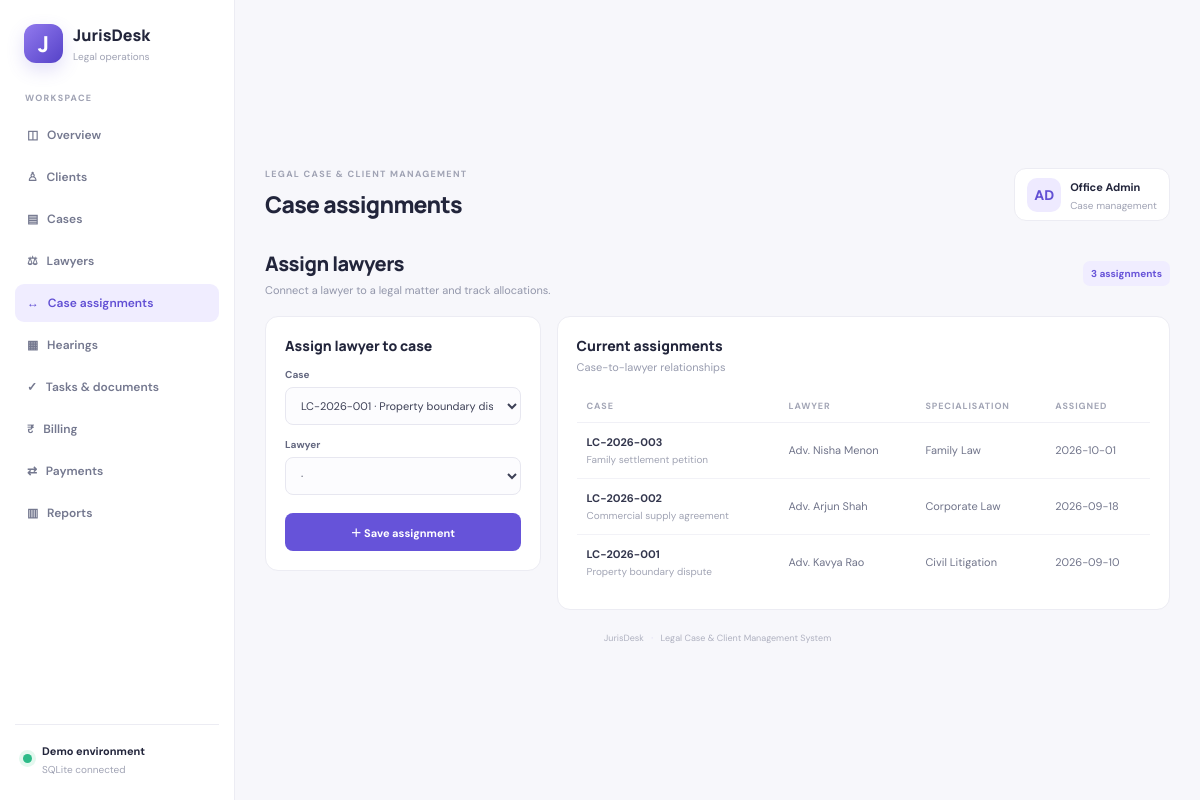
The app's page /assignments with its own data.
### tables this page shows
CREATE TABLE assignments(
          id INTEGER PRIMARY KEY AUTOINCREMENT, case_id INTEGER NOT NULL, lawyer_id INTEGER NOT NULL,
          assigned_on TEXT NOT NULL, UNIQUE(case_id,lawyer_id),
          FOREIGN KEY(case_id) REFERENCES cases(id) ON DELETE CASCADE,
          FOREIGN KEY(lawyer_id) REFERENCES lawyers(id)
        );

CREATE TABLE cases(
          id INTEGER PRIMARY KEY AUTOINCREMENT, case_number TEXT NOT NULL UNIQUE,
          title TEXT NOT NULL, client_id INTEGER NOT NULL, case_type_id INTEGER NOT NULL,
          court_id INTEGER, status TEXT NOT NULL DEFAULT 'Open',
          opened_on TEXT NOT NULL, description TEXT,
          FOREIGN KEY(client_id) REFERENCES clients(id),
          FOREIGN KEY(case_type_id) REFERENCES case_types(id),
          FOREIGN KEY(court_id) REFERENCES courts(id)
        );

CREATE TABLE lawyers(
          id INTEGER PRIMARY KEY AUTOINCREMENT, name TEXT NOT NULL, specialization TEXT NOT NULL,
          email TEXT, hourly_rate REAL NOT NULL DEFAULT 1000 CHECK(hourly_rate>=0)
        );

### app.py (the view, shortened to what this page needs)
@app.route("/assignments",methods=["GET","POST"])
def assignments():
    with db() as con:
        cases_list=con.execute("SELECT id,case_number,title FROM cases ORDER BY case_number").fetchall()
        lawyers_list=con.execute("SELECT * FROM lawyers ORDER BY name").fetchall()
        rows=con.execute("""SELECT a.id,c.case_number,c.title,l.name lawyer,l.specialization,a.assigned_on FROM assignments a
          JOIN cases c ON c.id=a.case_id JOIN lawyers l ON l.id=a.lawyer_id ORDER BY a.id DESC""").fetchall()
    return render_template("assignments.html",cases=cases_list,lawyers=lawyers_list,rows=rows)

### app.py (called while the page is built)
def db():
    con = sqlite3.connect(DB)
    con.row_factory = sqlite3.Row
    con.execute("PRAGMA foreign_keys=ON")
    return con

### templates/assignments.html
{% extends "base.html" %}{% set heading="Case assignments" %}{% block content %}<div class="intro"><div><h2>Assign lawyers</h2><p>Connect a lawyer to a legal matter and track allocations.</p></div><span class="pill">{{rows|length}} assignments</span></div><div class="layout"><form class="panel form" method="post"><h3>Assign lawyer to case</h3><label>Case<select name="case_id" required>{% for c in cases %}<option value="{{c.id}}">{{c.case_number}} · {{c.title}}</option>{% endfor %}</select></label><label>Lawyer<select name="lawyer_id" required>{% for l in lawyers %}<option value="{{l.id}}">{{l.name}} · {{l.specialization}}</option>{% endfor %}</select></label><button class="btn">＋ Save assignment</button></form><div class="panel"><div class="panelhead"><div><h3>Current assignments</h3><p>Case-to-lawyer relationships</p></div></div><div class="tablewrap"><table><thead><tr><th>CASE</th><th>LAWYER</th><th>SPECIALISATION</th><th>ASSIGNED</th></tr></thead><tbody>{% for r in rows %}<tr><td><b>{{r.case_number}}</b><small>{{r.title}}</small></td><td>{{r.lawyer}}</td><td>{{r.specialization}}</td><td>{{r.assigned_on}}</td></tr>{% endfor %}</tbody></table></div></div></div>{% endblock %}

### static/style.css (style rules this page uses)
:root { --ink:#22253b;--muted:#898da2;--line:#ececf3;--violet:#6653d9;--bg:#f7f7fb }
* { box-sizing:border-box }
body { margin:0;background:var(--bg);color:var(--ink);font:14px 'DM Sans',Arial,sans-serif }
.btn { border:0;background:var(--violet);color:#fff;border-radius:8px;padding:11px 14px;font:700 11px 'DM Sans';cursor:pointer;text-decoration:none;display:inline-flex;align-items:center;justify-content:center;white-space:nowrap }
.stat,.panel { background:#fff;border:1px solid var(--line);border-radius:13px }
.panel { padding:19px;min-width:0 }
.panelhead { display:flex;justify-content:space-between;align-items:center;margin-bottom:16px;gap:10px }
.panel h3,.panelhead h3 { font:800 14px Manrope;margin:0 }
.panelhead p,.muted { font-size:11px;color:#989caf;margin:5px 0 0 }
.tablewrap { overflow-x:auto }
table { width:100%;border-collapse:collapse;white-space:nowrap }
th { text-align:left;color:#a3a6b6;font-size:9px;letter-spacing:.9px;padding:10px;border-bottom:1px solid #f0f0f6 }
td { font-size:11px;color:#70748a;padding:12px 10px;border-bottom:1px solid #f2f2f7 }
tbody tr:last-child td { border-bottom:0 }
td b { color:#33364d;font-size:11px }
td small { display:block;color:#a1a4b4;font-size:10px;margin-top:4px }
.pill { display:inline-block;background:#f0edff;color:#6753d8;border-radius:7px;padding:6px 8px;font-size:10px;font-weight:700;white-space:nowrap }
.intro { display:flex;justify-content:space-between;align-items:center;margin:4px 0 19px }
.intro h2 { font:800 20px Manrope;margin:0;letter-spacing:-.5px }
.intro p { font-size:11px;color:#9296aa;margin:6px 0 0 }
.layout { display:grid;grid-template-columns:minmax(250px,.62fr) minmax(0,1.38fr);gap:16px;align-items:start }
.form h3 { margin-bottom:6px }
.form label { display:block;font-size:10px;font-weight:700;color:#646880;margin-top:13px }
.form input,.form select,.form textarea { display:block;width:100%;margin-top:6px;border:1px solid #e7e7f0;border-radius:8px;background:#fcfcfe;padding:10px 11px;font:11px 'DM Sans';color:#3d4056;outline:none }
.form>.btn { width:100%;margin-top:18px }

### records on screen
assignments: case_number "LC-2026-003", title "Family settlement petition", lawyer "Adv. Nisha Menon", specialization "Family Law", assigned_on "2026-10-01"
assignments: case_number "LC-2026-002", title "Commercial supply agreement", lawyer "Adv. Arjun Shah", specialization "Corporate Law", assigned_on "2026-09-18"
assignments: case_number "LC-2026-001", title "Property boundary dispute", lawyer "Adv. Kavya Rao", specialization "Civil Litigation", assigned_on "2026-09-10"

### other values on screen
{{ heading or "Legal operations overview" }} "Case assignments"
{{ rows|length }} "3"
form field case_id "LC-2026-001 · Property boundary dispute"
